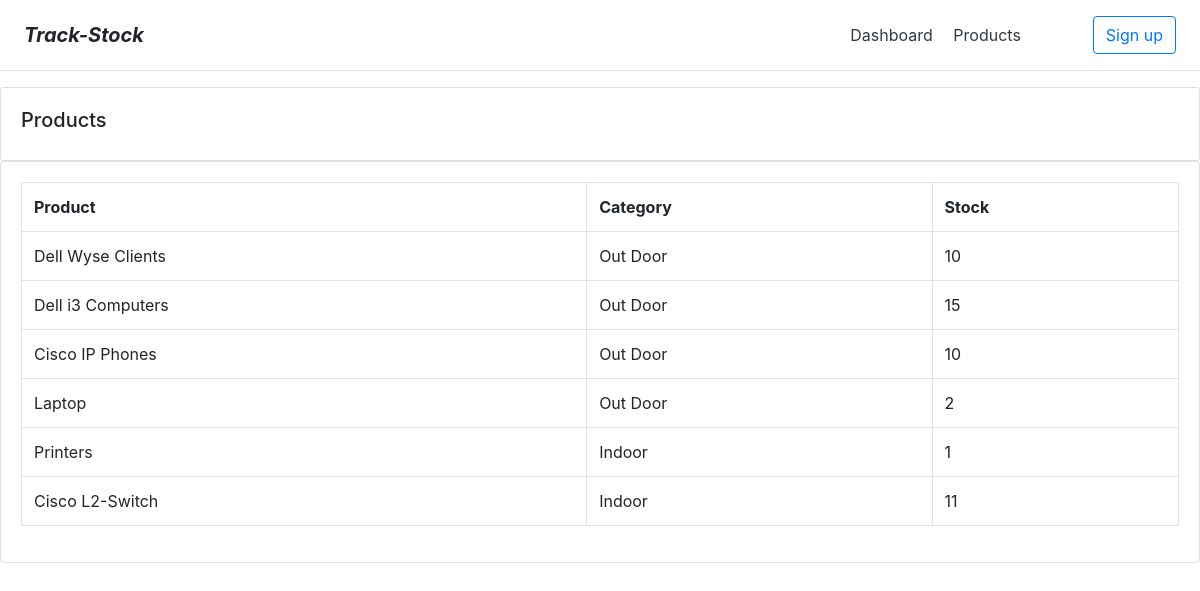
Screenshot of /products/ with the database file from the repository.
### inv/models.py (models this page shows, shortened)
class Product(models.Model):
    CATEGORY = (
            ('Indoor', 'Indoor'),
            ('Out Door', 'Out Door'),
            )
    name = models.CharField(max_length=200, null=True)
    stock = models.CharField(max_length=8, null=True)
    category = models.CharField(max_length=200, null=True, choices=CATEGORY)
    description = models.CharField(max_length=200, null=True)
    date_created = models.DateTimeField(auto_now_add=True, null=True)
    tags = models.ManyToManyField(Tag)

### inv/views.py (the view)
# urls.py: path('products/', views.products, name='products'),
def products(request):
    products = Product.objects.all()
    return render(request, 'products.html', {'products': products})

### inv/templates/products.html
{% extends 'main.html' %}
{% block content %}
<div class="row">
    <div class="col-md">
        <div class="card card-body">
            <h5>Products</h5>
        </div>
        <div class="card card-body">
            <table class="table table-bordered">
                <tr>
                    <th>Product</th>
                    <th>Category</th>
                    <th>Stock</th>
                </tr>
                {% for i in products %}
                    <tr>
                        <td>{{i.name}}</td>
                        <td>{{i.category}}</td>
                        <td>{{i.stock}}</td>
                    </tr>
                {% endfor %}
            </table>
        </div>
    </div>
</div>
{% endblock %}

### rows the page displays
Product: name "Dell Wyse Clients", category "Out Door", stock "10"
Product: name "Dell i3 Computers", category "Out Door", stock "15"
Product: name "Cisco IP Phones", category "Out Door", stock "10"
Product: name "Laptop", category "Out Door", stock "2"
Product: name "Printers", category "Indoor", stock "1"
Product: name "Cisco L2-Switch", category "Indoor", stock "11"
